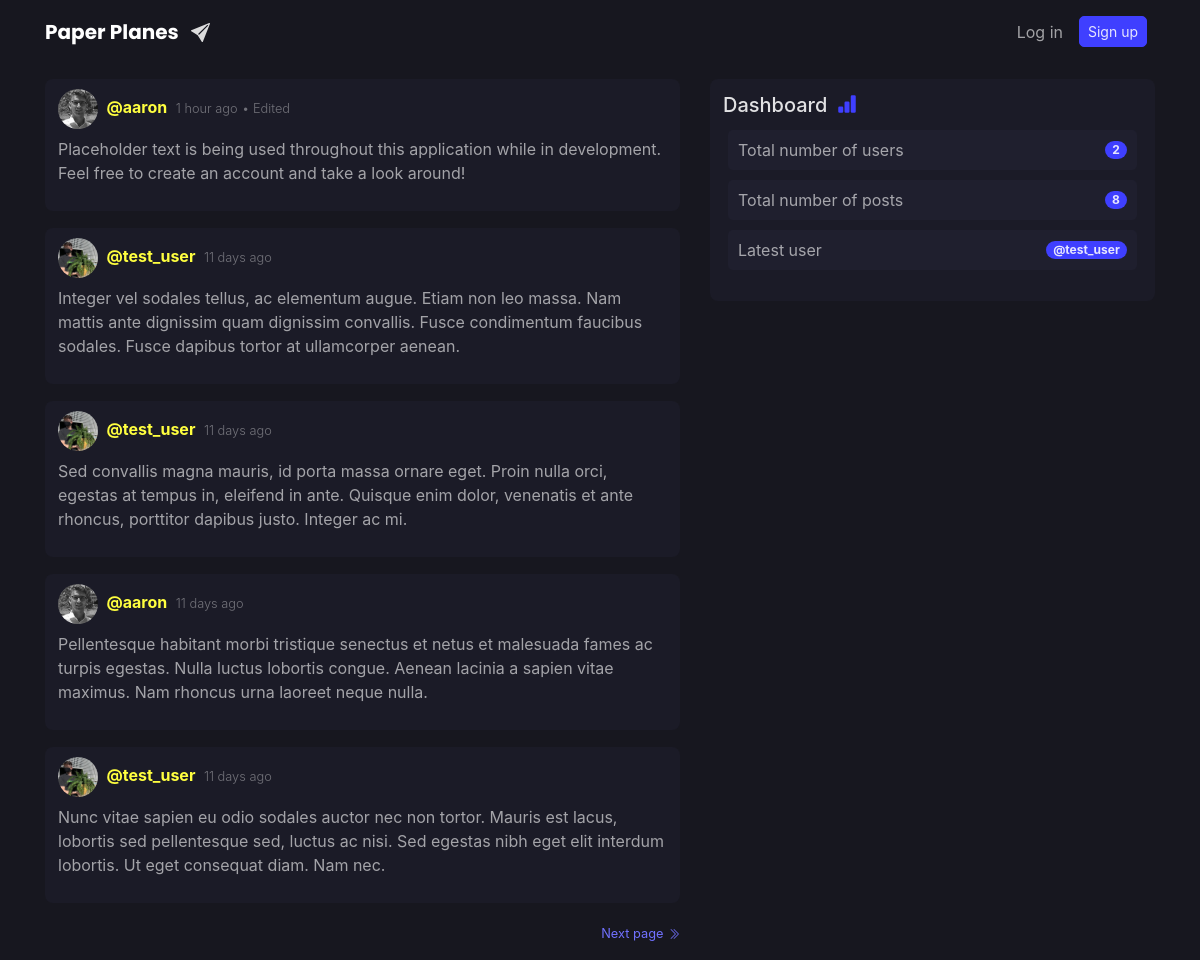
The page / on the database its author committed.
### application/models.py (models this page shows, shortened)
class Post(db.Model):
    id = db.Column(db.Integer, primary_key=True)
    content = db.Column(db.Text(300), nullable=False)
    date_posted = db.Column(db.DateTime, nullable=False,
                            default=datetime.utcnow)
    edited = db.Column(db.Boolean, nullable=False, default=False)
    user_id = db.Column(db.Integer, db.ForeignKey('user.id'), nullable=False)

class User(db.Model, UserMixin):
    id = db.Column(db.Integer, primary_key=True)
    username = db.Column(db.String(8), unique=True, nullable=False)
    email = db.Column(db.String(254), unique=True, nullable=False)
    image_file = db.Column(db.String(20), nullable=False,
                           default='default.jpg')
    password = db.Column(db.String(60), nullable=False)
    date_joined = db.Column(db.DateTime, nullable=False,
                            default=datetime.utcnow)
    posts = db.relationship('Post', backref='author', lazy=True)

### application/routes.py (the view)
@blueprint.route("/")
def index():
    page = request.args.get('page', 1, type=int)
    posts = Post.query.order_by(
        Post.date_posted.desc()).paginate(page=page, per_page=5)
    return render_template('index.html', posts=posts, elapsed_time=elapsed_time, total_users=total_users, total_posts=total_posts, latest_user=latest_user)

### application/routes.py (called while the page is built)
def total_users():
    return User.query.count()

def total_posts():
    return Post.query.count()

def latest_user():
    return User.query.order_by(User.date_joined.desc()).first().username

### application/templates/index.html (shortened to what this page needs)
{% extends "base.html" %}
{% block content %}
{% for post in posts.items %}
<article class="media content-section">
    <div class="w-100">
        <img class="rounded-circle article-img" src="{{ url_for('static', filename='profile_pics/' + post.author.image_file) }}">
        <span class="mr-1 secondary-colour font-weight-bold">@{{ post.author.username }}</span>
        <small class="font-weight-light">{{ elapsed_time(post) }}</small>
        {% if post.edited %}
        <small class="font-weight-light">• Edited</small>
        {% endif %}
        {% if post.author == current_user %}
        <p class="post-content mb-0 mt-2">{{ post.content }}</p>
        <div class="float-right">
            <small class="mb-0">
                <a href="{{ url_for('post.edit_post', post_id=post.id) }}">
                    <svg xmlns="http://www.w3.org/2000/svg" width="14" height="14" class="bi bi-pencil-fill" viewBox="0 0 16 16" id="svg-edit">
                        <path d="M12.854.146a.5.5 0 0 0-.707 0L10.5 1.793 14.207 5.5l1.647-1.646a.5.5 0 0 0 0-.708l-3-3zm.646 6.061L9.793 2.5 3.293 9H3.5a.5.5 0 0 1 .5.5v.5h.5a.5.5 0 0 1 .5.5v.5h.5a.5.5 0 0 1 .5.5v.5h.5a.5.5 0 0 1 .5.5v.207l6.5-6.5zm-7.468 7.468A.5.5 0 0 1 6 13.5V13h-.5a.5.5 0 0 1-.5-.5V12h-.5a.5.5 0 0 1-.5-.5V11h-.5a.5.5 0 0 1-.5-.5V10h-.5a.499.499 0 0 1-.175-.032l-.179.178a.5.5 0 0 0-.11.168l-2 5a.5.5 0 0 0 .65.65l5-2a.5.5 0 0 0 .168-.11l.178-.178z" />
                    </svg>
                </a>
            </small>
        </div>
        {% else %}
        <p class="post-content mt-2">{{ post.content }}</p>
        {% endif %}
    </div>
</article>
{% endfor %}
{% for page_num in posts.iter_pages(left_edge=0, right_edge=0, left_current=1, right_current=2) %}
{% if page_num and page_num > posts.page %}
{% if page_num > posts.page %}
<a class="soft-primary-colour float-right mb-3" href="{{ url_for('routes.index', page=page_num) }}">
    <small class="soft-primary-colour">Next page</small>
</a>
{% endif %}
{% endif %}
{% endfor %}
{% endblock content %}
{% block sidebar %}
<div class="col-md-5">
    <div class="content-section">
        <div class="align-middle mt-1">
            <h5 class="heading-title">Dashboard</h5>
        </div>
        <ul class="list-group">
            <a href="#">
                <li class="sidebar-list d-flex justify-content-between align-items-center">
                    Total number of users
                    <span class="badge badge-pill badge-fill high-emphasis">{{ total_users() }}</span>
                </li>
            </a>
            <a href="#">
                <li class="sidebar-list d-flex justify-content-between align-items-center">
                    Total number of posts
                    <span class="badge badge-pill badge-fill high-emphasis">{{ total_posts() }}</span>
                </li>
            </a>
            <a href="#">
                <li class="sidebar-list d-flex justify-content-between align-items-center">
                    Latest user
                    <span class="badge badge-pill badge-fill high-emphasis">@{{ latest_user() }}</span>
                </li>
            </a>
        </ul>
    </div>
</div>
{% endblock sidebar %}

### application/templates/base.html (shortened to what this page needs)
<!DOCTYPE html>
<html lang="en">
<head>
  <link rel=" stylesheet" href="https://stackpath.bootstrapcdn.com/bootstrap/4.3.1/css/bootstrap.min.css" />
  <link rel="stylesheet" href="/static/CSS/style.css" />
</head>
<header>
  <nav class="navbar navbar-expand-md navbar-dark nav-dark">
    <div class="container">
      <a class="navbar-brand mr-4 font-weight-bold" href="{{ url_for('routes.index') }}" id="nav-heading">
        Paper Planes
      </a>
      <div class="collapse navbar-collapse" id="navbarToggle">
        <div class="navbar-nav">
          {% if current_user.is_authenticated %}
          <li class="nav-item dropdown d-none d-md-block">
            <a class="nav-link" href="#" id="navbarDropdown" role="button" data-toggle="dropdown" aria-haspopup="true" aria-expanded="false">
              <span class="secondary-colour font-weight-bold">@{{current_user.username}}</span>
              <img class="rounded-circle profile-icon" src="{{ url_for('static', filename='profile_pics/' + current_user.image_file) }}">
            </a>
            <div class="dropdown-menu" aria-labelledby="navbarDropdown">
              <a class="dropdown-item pl-3" href="{{ url_for('post.new_post') }}">
                <svg xmlns="http://www.w3.org/2000/svg" width="14" height="14" fill="currentColor" class="bi bi-plus-lg mr-2" viewBox="0 0 16 16">
                  <path fill-rule="evenodd" d="M8 2a.5.5 0 0 1 .5.5v5h5a.5.5 0 0 1 0 1h-5v5a.5.5 0 0 1-1 0v-5h-5a.5.5 0 0 1 0-1h5v-5A.5.5 0 0 1 8 2Z" />
                </svg>
                New post
              </a>
              <a class="dropdown-item pl-3" href="{{ url_for('routes.user_posts', username=current_user.username) }}">
                <svg xmlns="http://www.w3.org/2000/svg" width="14" height="14" fill="currentColor" class="bi bi-clock-history mr-2" viewBox="0 0 16 16">
                  <path d="M8.515 1.019A7 7 0 0 0 8 1V0a8 8 0 0 1 .589.022l-.074.997zm2.004.45a7.003 7.003 0 0 0-.985-.299l.219-.976c.383.086.76.2 1.126.342l-.36.933zm1.37.71a7.01 7.01 0 0 0-.439-.27l.493-.87a8.025 8.025 0 0 1 .979.654l-.615.789a6.996 6.996 0 0 0-.418-.302zm1.834 1.79a6.99 6.99 0 0 0-.653-.796l.724-.69c.27.285.52.59.747.91l-.818.576zm.744 1.352a7.08 7.08 0 0 0-.214-.468l.893-.45a7.976 7.976 0 0 1 .45 1.088l-.95.313a7.023 7.023 0 0 0-.179-.483zm.53 2.507a6.991 6.991 0 0 0-.1-1.025l.985-.17c.067.386.106.778.116 1.17l-1 .025zm-.131 1.538c.033-.17.06-.339.081-.51l.993.123a7.957 7.957 0 0 1-.23 1.155l-.964-.267c.046-.165.086-.332.12-.501zm-.952 2.379c.184-.29.346-.594.486-.908l.914.405c-.16.36-.345.706-.555 1.038l-.845-.535zm-.964 1.205c.122-.122.239-.248.35-.378l.758.653a8.073 8.073 0 0 1-.401.432l-.707-.707z" />
                  <path d="M8 1a7 7 0 1 0 4.95 11.95l.707.707A8.001 8.001 0 1 1 8 0v1z" />
                  <path d="M7.5 3a.5.5 0 0 1 .5.5v5.21l3.248 1.856a.5.5 0 0 1-.496.868l-3.5-2A.5.5 0 0 1 7 9V3.5a.5.5 0 0 1 .5-.5z" />
                </svg>
                See my posts
              </a>
              <a class="dropdown-item pl-3" href="{{ url_for('profile.profile') }}">
                <svg xmlns="http://www.w3.org/2000/svg" width="14" height="14" fill="currentColor" class="bi bi-gear-fill mr-2" viewBox="0 0 16 16">
                  <path d="M9.405 1.05c-.413-1.4-2.397-1.4-2.81 0l-.1.34a1.464 1.464 0 0 1-2.105.872l-.31-.17c-1.283-.698-2.686.705-1.987 1.987l.169.311c.446.82.023 1.841-.872 2.105l-.34.1c-1.4.413-1.4 2.397 0 2.81l.34.1a1.464 1.464 0 0 1 .872 2.105l-.17.31c-.698 1.283.705 2.686 1.987 1.987l.311-.169a1.464 1.464 0 0 1 2.105.872l.1.34c.413 1.4 2.397 1.4 2.81 0l.1-.34a1.464 1.464 0 0 1 2.105-.872l.31.17c1.283.698 2.686-.705 1.987-1.987l-.169-.311a1.464 1.464 0 0 1 .872-2.105l.34-.1c1.4-.413 1.4-2.397 0-2.81l-.34-.1a1.464 1.464 0 0 1-.872-2.105l.17-.31c.698-1.283-.705-2.686-1.987-1.987l-.311.169a1.464 1.464 0 0 1-2.105-.872l-.1-.34zM8 10.93a2.929 2.929 0 1 1 0-5.86 2.929 2.929 0 0 1 0 5.858z" />
                </svg>
                Profile settings
              </a>
              <a class="dropdown-item pl-3" href="{{ url_for('authentication.logout') }}">
                <svg xmlns="http://www.w3.org/2000/svg" width="14" height="14" fill="currentColor" class="bi bi-door-closed mr-2" viewBox="0 0 16 16">
                  <path d="M3 2a1 1 0 0 1 1-1h8a1 1 0 0 1 1 1v13h1.5a.5.5 0 0 1 0 1h-13a.5.5 0 0 1 0-1H3V2zm1 13h8V2H4v13z" />
                  <path d="M9 9a1 1 0 1 0 2 0 1 1 0 0 0-2 0z" />
                </svg>
                Log out
              </a>
            </div>
          </li>
          {% else %}
          <a class="nav-item nav-link my-auto d-none d-md-block" href="{{ url_for('authentication.login') }}" style="color: var(--medium-emphasis);">Log in</a>
          <a class="nav-item nav-link my-auto d-none d-md-block" href="{{ url_for('authentication.register') }}"><button class="btn button btn-sm input-button">Sign up</button></a>
          {% endif %}
        </div>
      </div>
    </div>
  </nav>
</header>
<body>
  <main role="main" class="container container-main">
    <div class="row justify-content-center">
      <div class="col-md-7">
        {% block content %}
        {% endblock content %}
      </div>
      {% block sidebar %}
      {% endblock sidebar %}
    </div>
  </main>
</body>
</html>

### application/static/CSS/style.css (style rules this page uses)
:root { --primary: #3f3fff; --secondary: #ffff3f; --background: #17171f; --component: #1b1b27; --surface: #1f1f2e; --soft-primary: #7171ff; --high-emphasis: rgb(255, 255, 255, 0.87); --medium-emphasis: rgb(255, 255, 255, 0.60); --disable: rgb(255, 255, 255, 0.38); --outer-radius: 8px; --inner-radius: 5px; --hover-opacity: 0.90; }
#nav-heading { font-family: 'Poppins', sans-serif; }
body { background: var(--background); }
.container-main { margin-top: 1rem; }
h1, h2, h3, h4, h5, h6 { color: var(--high-emphasis); }
p, legend { color: var(--medium-emphasis); }
small { color: var(--disable); }
.high-emphasis { color: var(--high-emphasis); }
.nav-dark { background-color: var(--background); }
.content-section { background: var(--component); padding: 10px 13px; border-radius: var(--outer-radius); margin-bottom: 17px; }
.post-content { white-space: pre-line; word-wrap: break-word; overflow-wrap: break-word; }
.sidebar-list { padding: 8px 10px; margin: 5px; border-radius: var(--inner-radius); list-style-type: none; color: var(--medium-emphasis); background-color: var(--surface); }
.input-button { border-radius: var(--inner-radius); background-color: var(--primary); border-color: var(--primary); color: var(--high-emphasis); }
.heading-title { margin-right: 5px; display: inline-block; }
.badge-fill { background-color: var(--primary); }
.article-img { height: 40px; width: 40px; margin-right: 4px; }
.soft-primary-colour { color: var(--soft-primary); }
.secondary-colour { color: var(--secondary); }

### rows shown on the page
Post: image_file (picture), author.username "aaron", date_posted "1 hour ago", edited "• Edited", content "Placeholder text is being used throughout this application while in development. Feel free to create an account and take a look around!"
Post: image_file (picture), author.username "test_user", date_posted "11 days ago", content "Integer vel sodales tellus, ac elementum augue. Etiam non leo massa. Nam mattis ante dignissim quam dignissim convallis. Fusce condimentum faucibus sodales. Fusce dapibus tortor at ullamcorper aenean."
Post: image_file (picture), author.username "test_user", date_posted "11 days ago", content "Sed convallis magna mauris, id porta massa ornare eget. Proin nulla orci, egestas at tempus in, eleifend in ante. Quisque enim dolor, venenatis et ante rhoncus, porttitor dapibus justo. Integer ac mi."
Post: image_file (picture), author.username "aaron", date_posted "11 days ago", content "Pellentesque habitant morbi tristique senectus et netus et malesuada fames ac turpis egestas. Nulla luctus lobortis congue. Aenean lacinia a sapien vitae maximus. Nam rhoncus urna laoreet neque nulla."
Post: image_file (picture), author.username "test_user", date_posted "11 days ago", content "Nunc vitae sapien eu odio sodales auctor nec non tortor. Mauris est lacus, lobortis sed pellentesque sed, luctus ac nisi. Sed egestas nibh eget elit interdum lobortis. Ut eget consequat diam. Nam nec."
User: username "test_user"

### other values the page prints
{{ total_users() }} "2"
{{ total_posts() }} "8"
